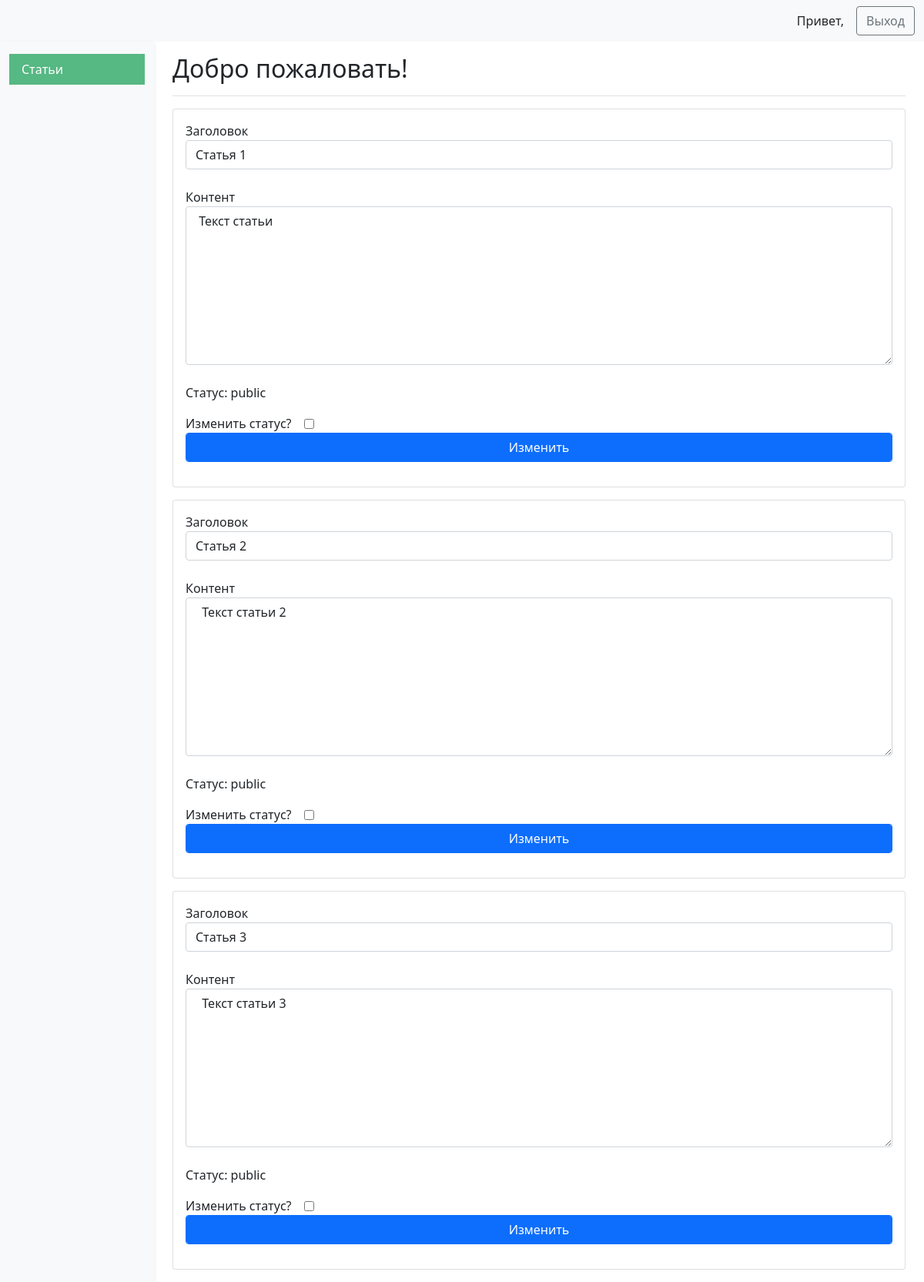
Screenshot of /profile (signed in) with the database file from the repository.
### tables this page shows
CREATE TABLE posts (
    id INTEGER PRIMARY KEY AUTOINCREMENT,
    created TIMESTAMP NOT NULL DEFAULT CURRENT_TIMESTAMP,
    title TEXT NOT NULL,
    content TEXT NOT NULL,
    status TEXT DEFAULT draft,
    author TEXT NOT NULL
);

### app.py (the view, shortened to what this page needs)
@app.route('/profile', methods= ["POST", "GET"])
@login_required
def profile():
    data = None
    if int(current_user.get_admin()) == 1:
        data = dbase.getJSON()
    else:
        data = dbase.getUserPostsJSON(current_user.get_id())
    return render_template(
        "admin_panel.html",
        posts=data,
        user_name=current_user.get_name(),
        is_admin=current_user.get_admin())

### DataBase.py (called while the page is built)
    def getJSON(self):
        sql = '''SELECT * FROM posts'''
        try:
            self.__cur.execute(sql)
            res = self.__cur.fetchall()
            if res:
                blocks_list = [dict(ix) for ix in res]
                return blocks_list
        except:
            return False
        return []

    def getUser(self, user_id):
        try:
            self.__cur.execute(f"SELECT * FROM users WHERE id = {user_id} LIMIT 1")
            res = self.__cur.fetchone()
            if not res:
                print("Пользовательн не найден")
                return False
            return res
        except sqlite3.Error as e:
            print("Ошибка получения из БД "+str(e))
        return False

### UserLogin.py (called while the page is built)
    def fromDB(self, user_id, db):
        self.__user = db.getUser(user_id)
        return self

    def get_name(self):
        return str(self.__user['name'])

    def get_admin(self):
        return str(self.__user['is_admin'])

### app.py (called while the page is built)
@app.before_request
def before_request():
     global dbase
     db = get_db()
     dbase = DataBase(db)

@login_manager.user_loader #Загрузка пользователя
def load_user(user_id):
    return UserLogin().fromDB(user_id, dbase)

def connect_db():
    conn = sqlite3.connect(app.config['DATABASE'])
    conn.row_factory = sqlite3.Row
    return conn

def get_db():
    if not hasattr(g, 'link_db'):
        g.link_db = connect_db()
    return g.link_db

### templates/admin_panel.html (shortened to what this page needs)
<!DOCTYPE html>
<html lang="en">
<head>
	<link href="https://cdn.jsdelivr.net/npm/bootstrap@5.1.3/dist/css/bootstrap.min.css" rel="stylesheet">
</head>
<body>
<nav class="navbar navbar-expand-lg navbar-light bg-light">
	<div class="container-fluid">
		<div class="d-flex align-items-center">
			<span class="me-3">Привет, {{user}}</span>
			<a href="{{ url_for('logout') }}" class="btn btn-outline-secondary">Выход</a>
		</div>
	</div>
</nav>
<div class="container-fluid">
	<div class="row">
		<nav id="sidebarMenu" class="col-md-3 col-lg-2 d-md-block bg-light sidebar collapse">
			<div class="position-sticky pt-3">
				<ul class="nav flex-column">
					<li class="nav-item">
						<a class="nav-link active" aria-current="page" href="#">
							Статьи
						</a>
					</li>
				</ul>
			</div>
		</nav>
		<main class="col-md-9 ms-sm-auto col-lg-10 px-md-4">
			<div class="d-flex justify-content-between flex-wrap flex-md-nowrap align-items-center pt-3 pb-2 mb-3 border-bottom">
				<h1 class="h2">Добро пожаловать!</h1>
			</div>
			{% for post in posts %}
				{% if is_admin == 1 %}
				<div class="card mb-3">
					<div class="card-body">
						<h5 class="card-title">{{ post['title'] }}</h5>
						<p class="card-text">{{ post['content'] }}</p>
						<p class="card-text"><small class="text-muted">{{ post['created'] }}</small></p>
					</div>
				</div>
				{% else %}
				<form action="{{url_for('profile')}}" method="post" class="form-contact">
					<div class="card mb-3">
						<div class="card-body">
							<label class="d-flex flex-column">Заголовок<input class="form-control" type="text" value="{{ post['title'] }}" name="title"> <br></label>
							<label class="d-flex flex-column">Контент<textarea class="form-control" value="{{ post['content'] }}" name="content" rows="8" cols="55"> {{ post['content'] }}</textarea> <br></label>
							<p>Статус: {{ post['status'] }}</p>
							<label class="d-flex gap-3 align-items-center">Изменить статус?<input id='testName' type='checkbox' value='public' name='status'></label>
							<p><button class="form-control color-primary btn btn-primary" type="submit">Изменить</button>
						</div>
					</div>
				</form>
				{% endif %}
			{% endfor %}
		</main>
	</div>
</div>
</body>
</html>

### templates/admin_panel.html (style rules this page uses)
#sidebarMenu { min-height: 100vh; box-shadow: 0 2px 5px rgba(0, 0, 0, 0.1); z-index: 1000; }
.sidebar .nav-link { border-radius: 0; color: #333; }
.sidebar .nav-link.active { background-color: #56B883; color: white; }

### rows the page displays
posts: title "Статья 1", content "Текст статьи", status "public"
posts: title "Статья 2", content "Текст статьи 2", status "public"
posts: title "Статья 3", content "Текст статьи 3", status "public"
